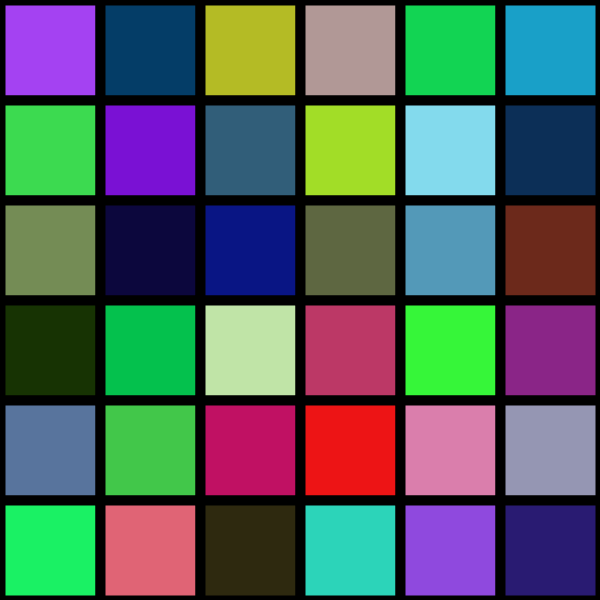
Frame 1 (no input)
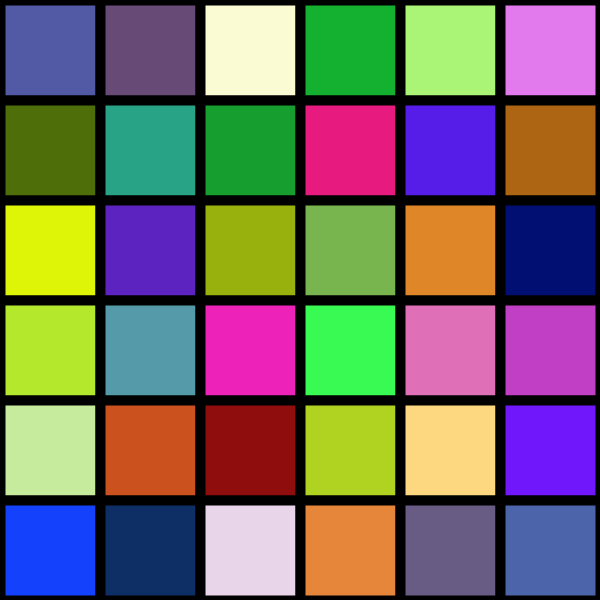
Frame 60 (the mouse pressed at the canvas centre just before this capture)
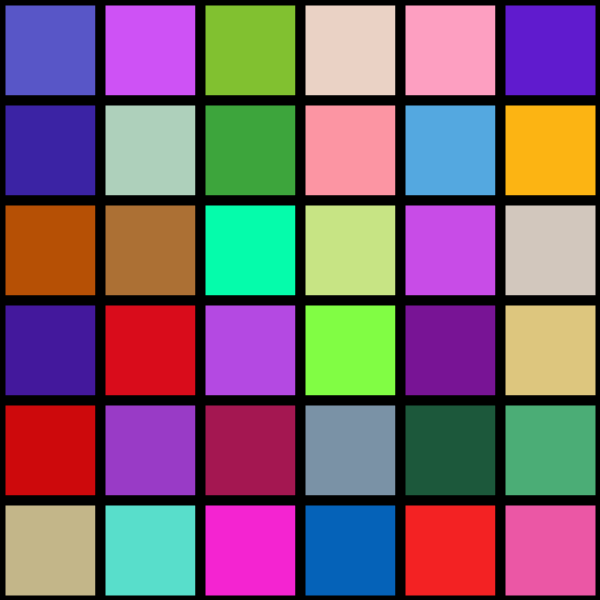
Frame 120 (the mouse held since frame 60 and released just before this capture)

The Processing sketch that drew these frames (run headless with seeded random() and noise(); from frame 60 on, the mouse is pressed at the canvas centre):

// Processing sketch: processing_102681
// ── processing_102681.pde

//Maxim maxim; 
//Audioplayer player1;


//boolean playit = false;

boolean bStop; //this allows to pause with keyPressed
void keyPressed()
{
  bStop = !bStop;
  if (bStop)
    noLoop();
  else
    loop();
}
 

void setup()
{
  size(600,600);
  smooth();
  background(0);
  frameRate(24); 
  
//maxim = new Maxim(this);
//player1 = maxim.loadFile();
//player.setLooping(true);


}


void draw(){
  strokeWeight(10);
  
  for (int x = 0; x < 600; x+=100){
    for (int y = 0; y < 600; y+=100){
//      color from = color(0,0,255);
//      color to = color(0,0,255);
      fill(random(0, 255), random(0, 255), random(0, 255));
//      fill(lerpColor(from, to, 0.5));
      
      rect(x,y,100,100);
    }
  }
}

//void mousePressed() {
//
//  playit = !playit;
//
//  if (playit) {
//
//    player.play();
//  } 
//  else {
//
//    player.stop();
//  }
//}
